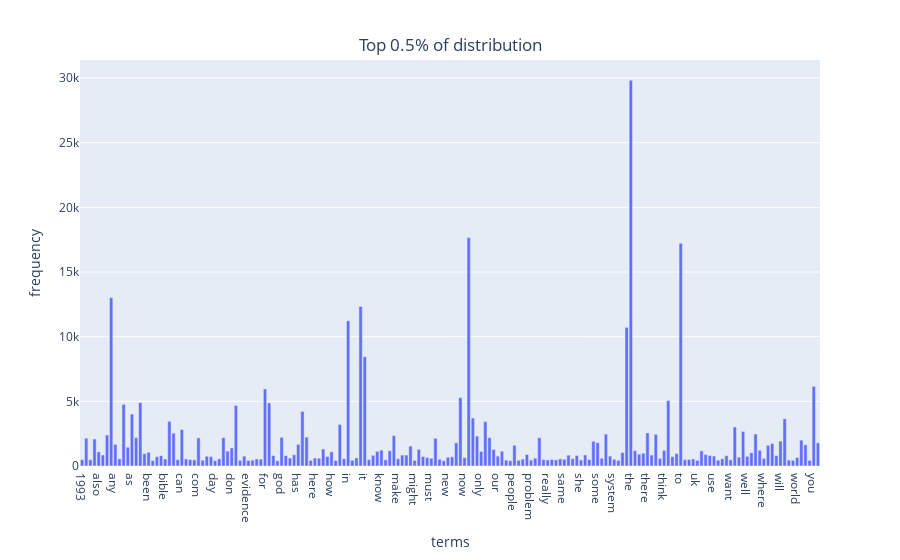

Notebook source saved alongside this figure:
### Code cell
### Exercise14:

q_995 = np.percentile(term_frequencies,99.5)
mask = term_frequencies > q_995
x = count_vect.get_feature_names_out()[mask]
y = term_frequencies[mask]

df = {"terms": x,
      "frequency": y}
fig = px.bar(df, x = 'terms', y = 'frequency')
fig.update_layout(
    title={
        'text': "Top 0.5% of distribution",
        'y':0.93,
        'x':0.5,
        'xanchor': 'center',
        'yanchor': 'top'})
fig.show()

print("The distribution that term frequency larger than 99.5% data (which is top 0.5%), total number is", len(x))

### Figure 1 — Plotly figure (JSON) as saved in the notebook; plotly's stock layout.template omitted (floating-point values rounded to 4 significant figures; data arrays with more than 128 entries replaced by an {"elided": "..."} marker saying what was removed)
{"data": [{"alignmentgroup": "True", "hovertemplate": "terms=%{x}<br>frequency=%{y}<extra></extra>", "legendgroup": "", "marker": {"color": "#636efa", "pattern": {"shape": ""}}, "name": "", "offsetgroup": "", "orientation": "v", "showlegend": false, "textposition": "auto", "type": "bar", "x": {"elided": "178 str values"}, "xaxis": "x", "y": {"elided": "178 int values"}, "yaxis": "y"}], "layout": {"barmode": "relative", "legend": {"tracegroupgap": 0}, "margin": {"t": 60}, "title": {"text": "Top 0.5% of distribution", "x": 0.5, "xanchor": "center", "y": 0.93, "yanchor": "top"}, "xaxis": {"anchor": "y", "domain": [0, 1], "title": {"text": "terms"}}, "yaxis": {"anchor": "x", "domain": [0, 1], "title": {"text": "frequency"}}}}
